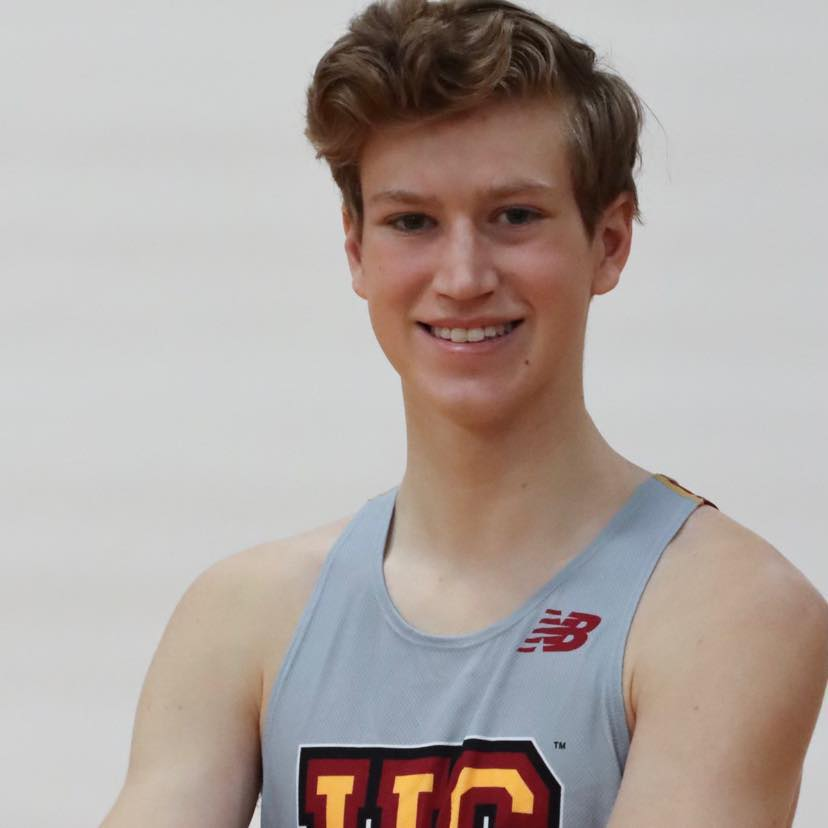
#> input picture Assignments/HW6_TSPArt/images/henry.jpg, 828 x 828 px
$ python main.py
#> lines starting #> are read from the running program, lines starting #| are printed output that depends on the picture; after the words box and inside, x2 and y2 are one past the last pixel; in counts of white or black regions, pixels touching at a corner belong together
### Assignments/HW6_TSPArt/stipple.py
import numpy as np
import matplotlib.pyplot as plt
from numba import jit
from unionfind import *


def get_weights(I, thresh, p=1, canny_sigma=0):
    """
    Create pre-pixel weights based on image brightness
    Parameters
    ----------
    I: ndarray(M, N)
        Grayscale image
    thresh: float
        Amount above which to make a point 1
    p: float
        Contrast boost, apply weights^(1/p)

    Returns
    -------
    ndarray(M, N)
        The weights of each pixel, in the range [0, 1]
    """
    weights = np.array(I)
    if np.max(weights) > 1:
        weights /= 255
    weights = np.minimum(weights, thresh)
    weights -= np.min(weights)
    weights /= np.max(weights)
    weights = 1-weights
    weights = weights**(1/p)
    if canny_sigma > 0:
        from skimage import feature
        edges = feature.canny(I, sigma=canny_sigma)
        weights[edges > 0] = 1
    return weights


def rejection_sample_by_density(weights, target_points):
    """
    Sample points according to a particular density, by rejection sampling
    Parameters
    ----------
    ndarray(M, N)
        The weights of each pixel, in the range [0, 1]
    target_points: int
        The number of desired samples

    Returns
    -------
    ndarray(N, 2)
        Location of point samples
    """
    X = np.zeros((target_points, 2))
    idx = 0
    while idx < target_points:
        #print(idx)
        I = np.random.rand(10*target_points)*(weights.shape[0]-1)
        J = np.random.rand(10*target_points)*(weights.shape[1]-1)
        P = np.random.rand(10*target_points)
        for i, j, p in zip(I, J, P):
            weight = weights[int(np.floor(i)), int(np.floor(j))]
            if p < weight:
                X[idx, :] = [i, j]
                idx += 1
                if idx == target_points:
                    return X
    return X

@jit(nopython=True)
def get_centroids(mask, N, weights):
    """
    Return the weighted centroids in a mask
    """
    nums = np.zeros((N, 2))
    denoms = np.zeros(N)
    for i in range(weights.shape[0]):
        for j in range(weights.shape[1]):
            idx = int(mask[i, j])
            weight = weights[i, j]
            nums[idx, 0] += weight*i
            nums[idx, 1] += weight*j
            denoms[idx] += weight
    nums = nums[denoms > 0, :]
    denoms = denoms[denoms > 0]
    return nums, denoms

def voronoi_stipple(I, thresh, target_points, p=1, canny_sigma=0, n_iters=10, do_plot=False):
    """
    An implementation of the method of [2]
    [2] Adrian Secord. Weighted Voronoi Stippling

    Parameters
    ----------
    I: ndarray(M, N, 3)
        An RGB/RGBA or grayscale image
    thresh: float
        Amount above which to make a point 1
    p: float
        Contrast boost, apply weights^(1/p)
    canny_sigma: float
        If >0, use a canny edge detector with this standard deviation
    n_iters: int
        Number of iterations
    do_plot: bool
        Whether to plot each iteration

    Returns
    -------
    ndarray(N, 2)
        An array of the stipple pattern, with x coordinates along the first
        column and y coordinates along the second column
    """
    from scipy.ndimage import distance_transform_edt
    import time
    if np.max(I) > 1:
        I = I/255
    if len(I.shape) > 2:
        I = 0.2125*I[:, :, 0] + 0.7154*I[:, :, 1] + 0.0721*I[:, :, 2]
    ## Step 1: Get weights and initialize random point distributin
    ## via rejection sampling
    weights = get_weights(I, thresh, p, canny_sigma)
    X = rejection_sample_by_density(weights, target_points)
    X = np.array(np.round(X), dtype=int)
    X[X[:, 0] >= weights.shape[0], 0] = weights.shape[0]-1
    X[X[:, 1] >= weights.shape[1], 1] = weights.shape[1]-1

    if do_plot:
        plt.figure(figsize=(10, 10))
    for it in range(n_iters):
        if do_plot:
            plt.clf()
            plt.scatter(X[:, 1], X[:, 0], 4)
            plt.gca().invert_yaxis()
            plt.xlim([0, weights.shape[1]])
            plt.ylim([weights.shape[0], 0])
            plt.savefig("Voronoi{}.png".format(it), facecolor='white')

        mask = np.ones_like(weights)
        X = np.array(np.round(X), dtype=int)
        mask[X[:, 0], X[:, 1]] = 0

        _, inds = distance_transform_edt(mask, return_indices=True)
        ind2num = {}
        for i in range(I.shape[0]):
            for j in range(I.shape[1]):
                coord = (inds[0, i, j], inds[1, i, j])
                if not coord in ind2num:
                    ind2num[coord] = len(ind2num)
        for i in range(I.shape[0]):
            for j in range(I.shape[1]):
                coord = (inds[0, i, j], inds[1, i, j])
                mask[i, j] = ind2num[coord]
        nums, denoms = get_centroids(mask, len(ind2num), weights)
        X = nums/denoms[:, None]
    X[:, 0] = I.shape[0]-X[:, 0]
    return np.fliplr(X)

def density_filter(X, fac, k=1):
    """
    Filter out points below a certain density
    Parameters
    ----------
    X: ndarray(N, 2)
        Point cloud
    fac: float
        Percentile (between 0 and 1) of points to keep, by density
    k: int
        How many neighbors to consider

    Returns
    -------
    ndarray(N)
        Distance of nearest point
    """
    from scipy.spatial import KDTree
    tree = KDTree(X)
    dd, _ = tree.query(X, k=k+1)
    dd = np.mean(dd[:, 1::], axis=1)
    q = np.quantile(dd, fac)
    return X[dd < q, :]


class GraphNode:
    def __init__(self, index):
        self.edges = []
        self.index = index
        self.onFire = False     # Whether this node is on fire
        self.burnt = False      # Whether this node is burnt

    def add_neighbor(self, node):
        self.edges.append(node)

def dist_of_edge(e):
    return e[2]

def get_mst_kruskal(nodes, edges):
    edges = sorted(edges, key = dist_of_edge)
    djset = UnionFind(len(nodes))
    new_edges = []
    for e in edges:
        (i, j, d) = e
        if not djset.find(i, j):
            djset.union(i, j)
            nodes[i].add_neighbor(nodes[j])
            nodes[j].add_neighbor(nodes[i])
            new_edges.append(e)
    return new_edges

from scipy.spatial import Delaunay

def make_delaunay_graph(N, X):
    x = X[:, 0]
    y = X[:, 1]
    nodes = []
    for i in range(N):
        n = GraphNode(i)
        n.data = {'x':x[i], 'y':y[i]}
        nodes.append(n)
    tri = Delaunay(np.array([x, y]).T).simplices
    edges = set()
    for i in range(tri.shape[0]):
        for k in range(3):
            i1, i2 = tri[i, k], tri[i, (k+1)%3]
            d = np.sqrt(np.sum((x[i1]-x[i2])**2 + (y[i1]-y[i2])**2))
            edges.add((i1, i2, d))
    return nodes, list(edges)

# [12 lines left out: function draw_2d_graph, not called in this run]

def tourOfPoints(X, k=1):
    """
    Find a tour of points in a graph using Kruskal algorithm and depth first search
    Parameters
    ----------
    X: ndarray(N, 2)
        Point cloud
    k: int
        How many neighbors to consider

    Returns
    -------
    ndarray(N)
        Depth first traversal of the point cloud (starting at the first point) by index
    """

    #nodes = [GraphNode(i) for i in range(X.shape[0])]

    nodes, edges = make_delaunay_graph(X.shape[0], X)
    #draw_2d_graph(nodes, edges)
    edges = get_mst_kruskal(nodes, edges)
    #draw_2d_graph(nodes, edges)

    #tour = [node.index for node in nodes]
    tour = []
    stack = [nodes[0]]
    nodes[0].onFire = True
    while len(stack) > 0:
        node = stack.pop()
        node.burnt = True
        tour.append(node.index)
        for edge in node.edges:
            if not edge.onFire:
                edge.onFire = True
                stack.append(edge)

    #tour = improvementTour(tour, X)

    #tour = [node.index for node in tour]

    return tour


def distance(x, y):
    return np.sqrt(np.sum((x[i1]-x[i2])**2 + (y[i1]-y[i2])**2))


# [27 lines left out: functions swapping_edges, improvementTour, not called in this run]


### Assignments/HW2_PlantCellSegmentation/unionfind.py
class UnionFind():
	def __init__(self, n):
		self.n = n
		self.normal = [i for i in range(n)]
		self._parent = [i for i in range(n)]
		self._weights = [1 for i in range(n)]

	def root(self, i):
		if i != self._parent[i]:
			self._parent[i] = self.root(self._parent[i])
		return self._parent[i]

	def find(self, i, j):
		return self.root(i) == self.root(j)

	def union(self, i, j):
		root_i = self.root(i)
		root_j = self.root(j)
		if root_i != root_j: #if not in the same root/ group
			if self._weights[root_j] >= self._weights[root_i]:
				self._weights[root_j] += self._weights[root_i]
				self._weights[root_i] = 0
				self._parent[root_i] = j
			else:
				self._weights[root_i] += self._weights[root_j]
				self._weights[root_j] = 0
				self._parent[root_j] = i

	def __str__(self):
		return 'Normal: ' + str(self.normal) + '\nParents:' + str(self._parent) + '\nWeights:' + str(self._weights)

### Assignments/HW6_TSPArt/main.py
import numpy as np
import matplotlib.pyplot as plt
import skimage.io
from stipple import *


'''I = skimage.io.imread("images/layla.png")
X = voronoi_stipple(I, thresh=0.4, target_points=10000, canny_sigma=3, n_iters=10)
plt.figure(figsize=(10, 10))
plt.scatter(X[:, 0], X[:, 1], 2)
plt.show()'''

"""np.random.seed(0)
I = skimage.io.imread("images/henry_running.jpg")
# Initial stippling
X = voronoi_stipple(I, thresh=0.3, target_points=2000, canny_sigma=0.8)
# [7 lines of commented-out code are left out]

plt.figure(figsize=(10, 10))
plt.scatter(X[:, 0], X[:, 1], 2)
plt.savefig("penguins_stipple.svg", bbox_inches='tight')
plt.show()"""


np.random.seed(0)
I = skimage.io.imread("images/henry.jpg")
#> I is the input picture: shape (828, 828, 3); mean R, G, B 175.7, 165.1, 160.4
# Initial stippling
X = voronoi_stipple(I, thresh=0.3, target_points=2000, canny_sigma=0.8)
#> in voronoi_stipple, `I = 0.2125*I[:, :, 0] + 0.7154*I[:, :, 1] + 0.0721*I[:, :, 2]`:
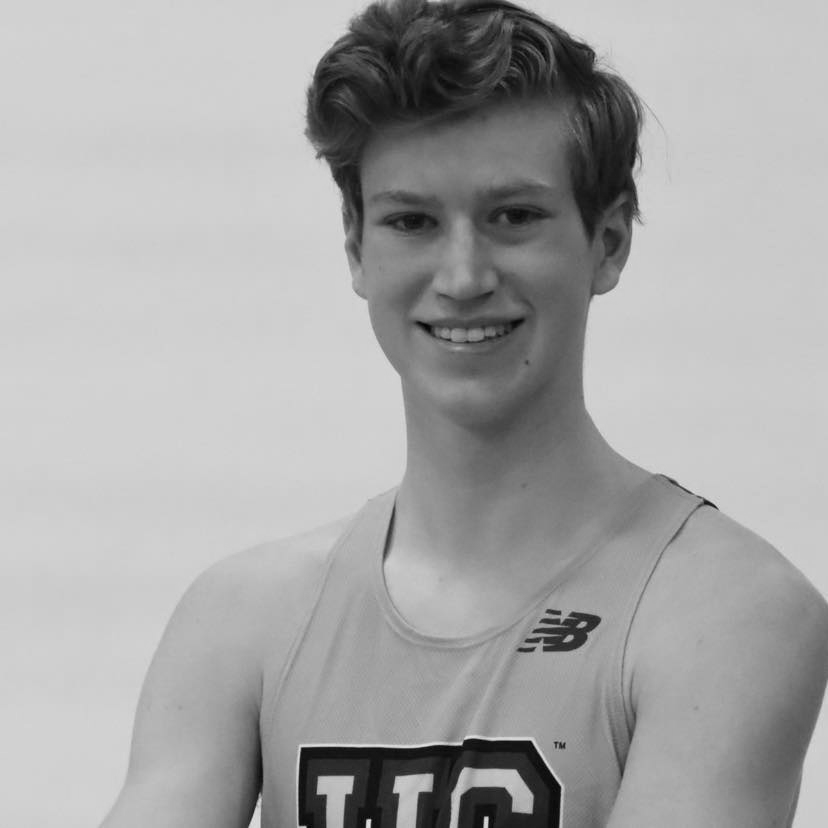
#> I: shape (828, 828) float64; min 0.000565, max 0.902, mean 0.655
#> in get_weights, `weights = np.minimum(weights, thresh)`:
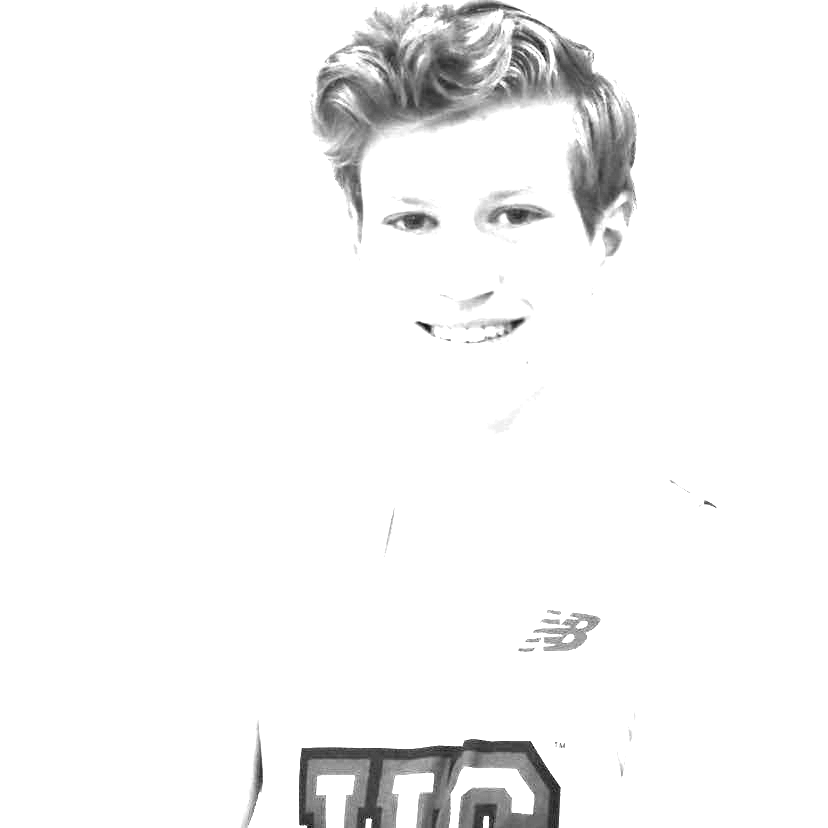
#> weights: shape (828, 828) float64; min 0.000565, max 0.3, mean 0.289; drawn with min black and max white
#> in get_weights, `edges = feature.canny(I, sigma=canny_sigma)`:
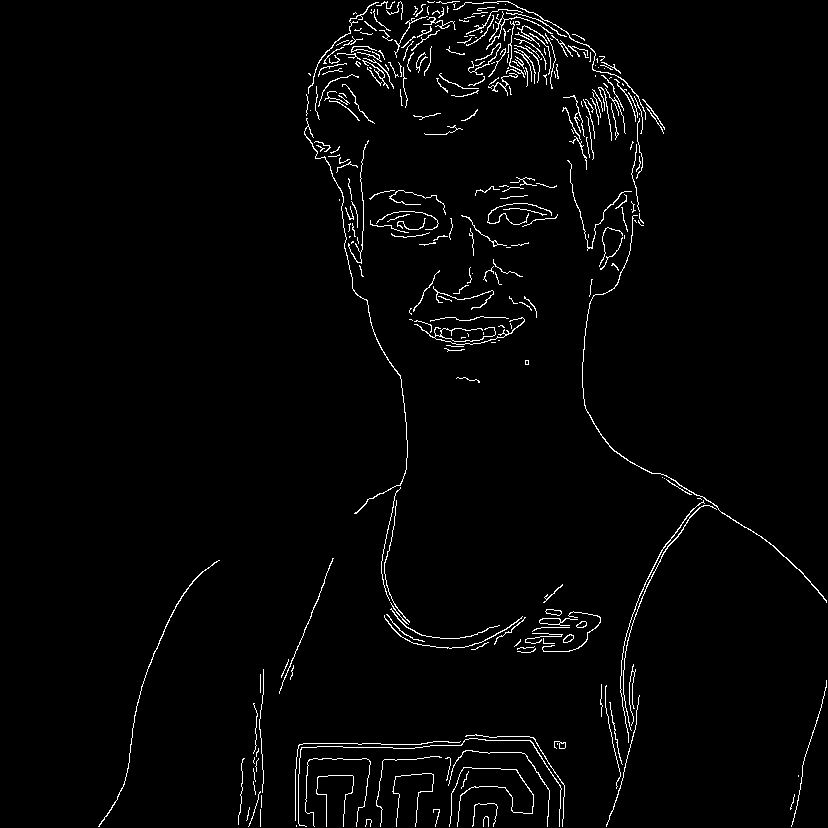
#> edges: shape (828, 828) bool; 2.2% white in thin lines or dots, all inside (x1, y1, x2, y2) = (98, 1, 827, 827)
#> in get_weights, `weights[edges > 0] = 1`:
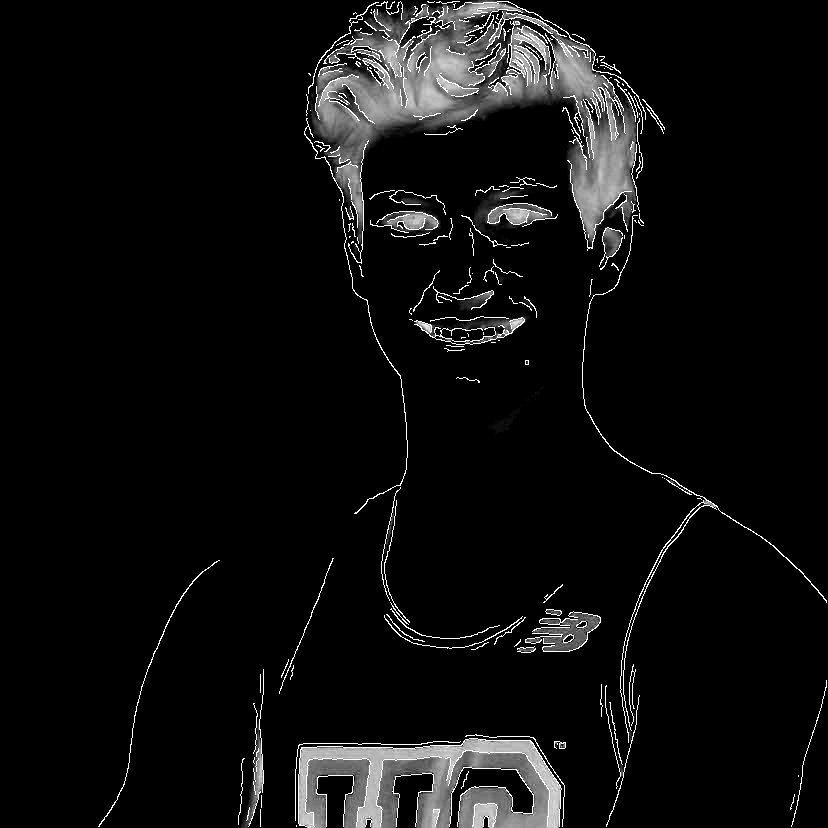
#> weights: shape (828, 828) float64; min 0, max 1, mean 0.0575
#> after the loop in rejection_sample_by_density, `while idx < target_points:`: X = 2000 pairs, first value 1.06 to 827, second value 115.7 to 826.8; idx = 2000
#> in voronoi_stipple, `X = np.array(np.round(X), dtype=int)`: X = 2000 pairs, first value 1 to 827, second value 116 to 827
#> after the loop in voronoi_stipple, `for it in range(n_iters):`:
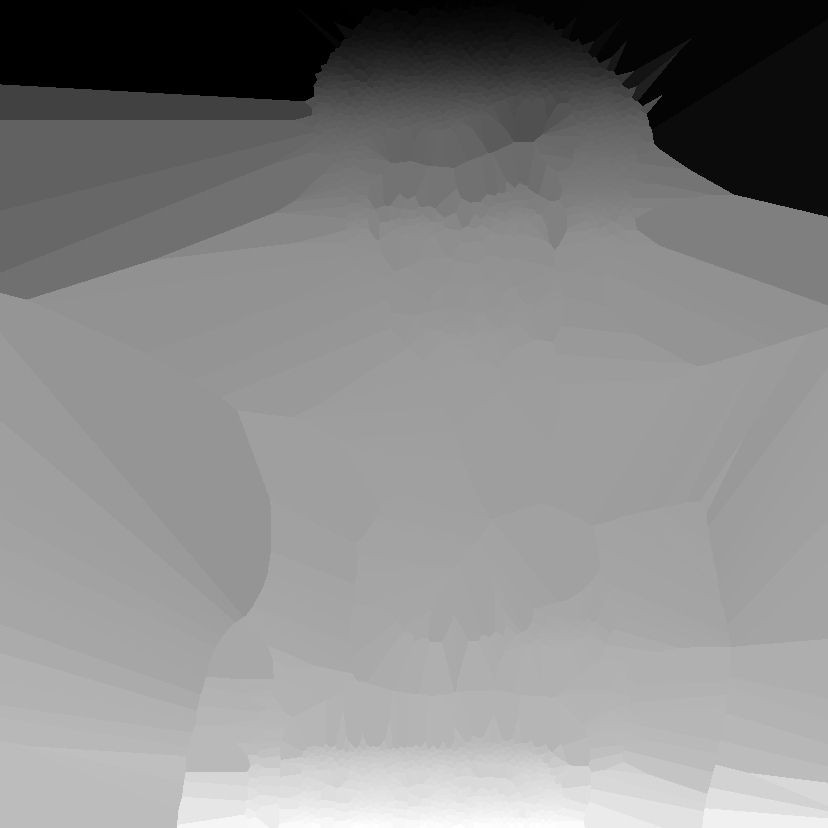
#> mask: shape (828, 828) float64; min 0, max 1968, mean 1049.9; drawn with min black and max white
#> X = 1969 pairs, first value 104.8 to 825.1, second value 1.81 to 826.3
# Filter out lowest 4 points by density
X = density_filter(X, (X.shape[0]-4)/X.shape[0])
#> in density_filter, `dd, _ = tree.query(X, k=k+1)`: dd = 1969 pairs, first value 0 to 0, second value 2.6 to 41.26
#> in density_filter, `dd = np.mean(dd[:, 1::], axis=1)`: dd = 1969 values, max 41.26 at index 1226, min 2.6 at index 123, mean 6.4
#> in density_filter, `q = np.quantile(dd, fac)`: q = 28.74
#> X = 1965 pairs, first value 104.8 to 825.1, second value 1.81 to 826.3
# print out X
tour = tourOfPoints(X)
#> in make_delaunay_graph, `x = X[:, 0]`: x = 1965 values, max 825.1 at index 1345, min 104.8 at index 1448, mean 466.9
#> in make_delaunay_graph, `y = X[:, 1]`: y = 1965 values, max 826.3 at index 23, min 1.81 at index 1964, mean 468
#> the loop in make_delaunay_graph, `for i in range(N):` made 1965 passes
#> n.data on passes 1 to 3: {'x': 308.2, 'y': 736.4}, {'x': 312, 'y': 749.6}, {'x': 317, 'y': 759}
#> after the loop in make_delaunay_graph, `for i in range(N):`: nodes = 1965 items
#> after the loop in make_delaunay_graph, `for i in range(tri.shape[0]):`: edges = 11706 items
#> in tourOfPoints, `nodes, edges = make_delaunay_graph(X.shape[0], X)`: nodes = 1965 items; edges = 11706 items, first 6: (219, 199, 6.06), (1366, 1365, 24.73), (246, 202, 6), (912, 895, 7.15), (1708, 1717, 4.96), (227, 240, 7.01)
#> in get_mst_kruskal, `edges = sorted(edges, key = dist_of_edge)`: edges = 11706 items, first 6: (124, 123, 2.6), (123, 124, 2.6), (1874, 1875, 2.6), (1875, 1874, 2.6), (1422, 1428, 2.75), (1428, 1422, 2.75)
#> the loop in get_mst_kruskal, `for e in edges:` made 11706 passes
#> after the loop in get_mst_kruskal, `for e in edges:`: new_edges = 1964 items, first 6: (124, 123, 2.6), (1874, 1875, 2.6), (1422, 1428, 2.75), (87, 85, 2.76), (1044, 1034, 2.8), (1942, 1964, 2.8)
#> in tourOfPoints, `edges = get_mst_kruskal(nodes, edges)`: edges has the same summary as new_edges in get_mst_kruskal
#> after the loop in tourOfPoints, `while len(stack) > 0:`: edge.onFire = True; stack = []; tour = 1965 values, max 1964 at index 1144, min 0 at index 0, mean 982
#print(tour_improve)

#tour = improvementTour(tour)
"""
plt.figure(figsize=(10, 10))
plt.scatter(X[:, 0], X[:, 1], 2)
#plt.savefig("penguins_stipple.svg", bbox_inches='tight')
plt.show()
"""
plt.figure(figsize=(10, 10))
plt.plot(X[tour, 0], X[tour, 1], c='k')
plt.scatter(X[tour, 0], X[tour, 1], s=15, c=np.arange(len(tour)), cmap='twilight')
plt.gca().set_facecolor((0.8, 0.8, 0.8))
plt.savefig("henry.jpg", bbox_inches='tight')
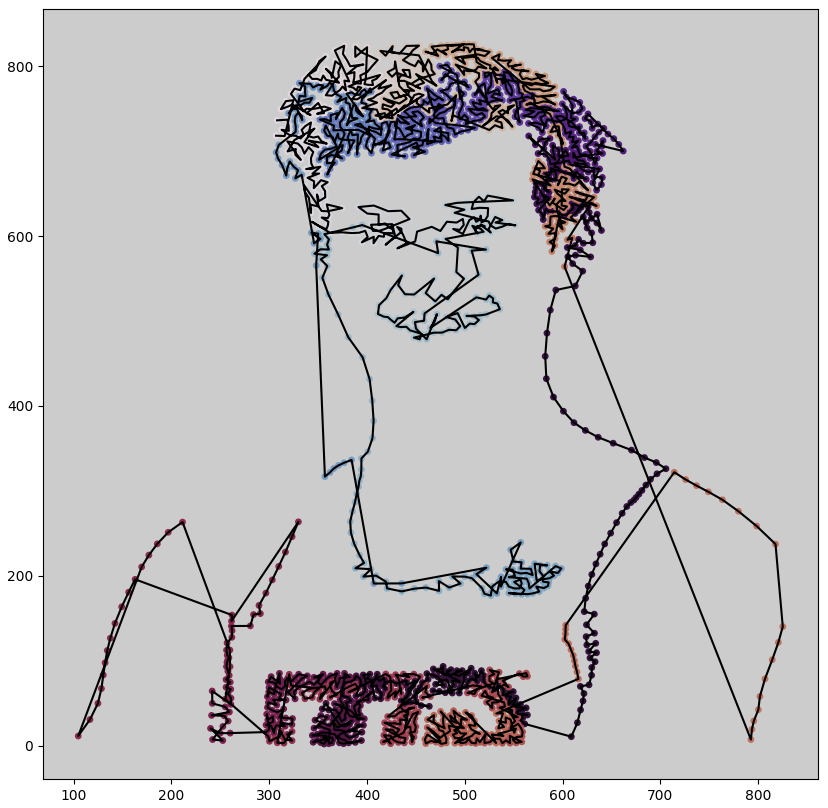
#> figure drawn by matplotlib, 1 panel
plt.show()
